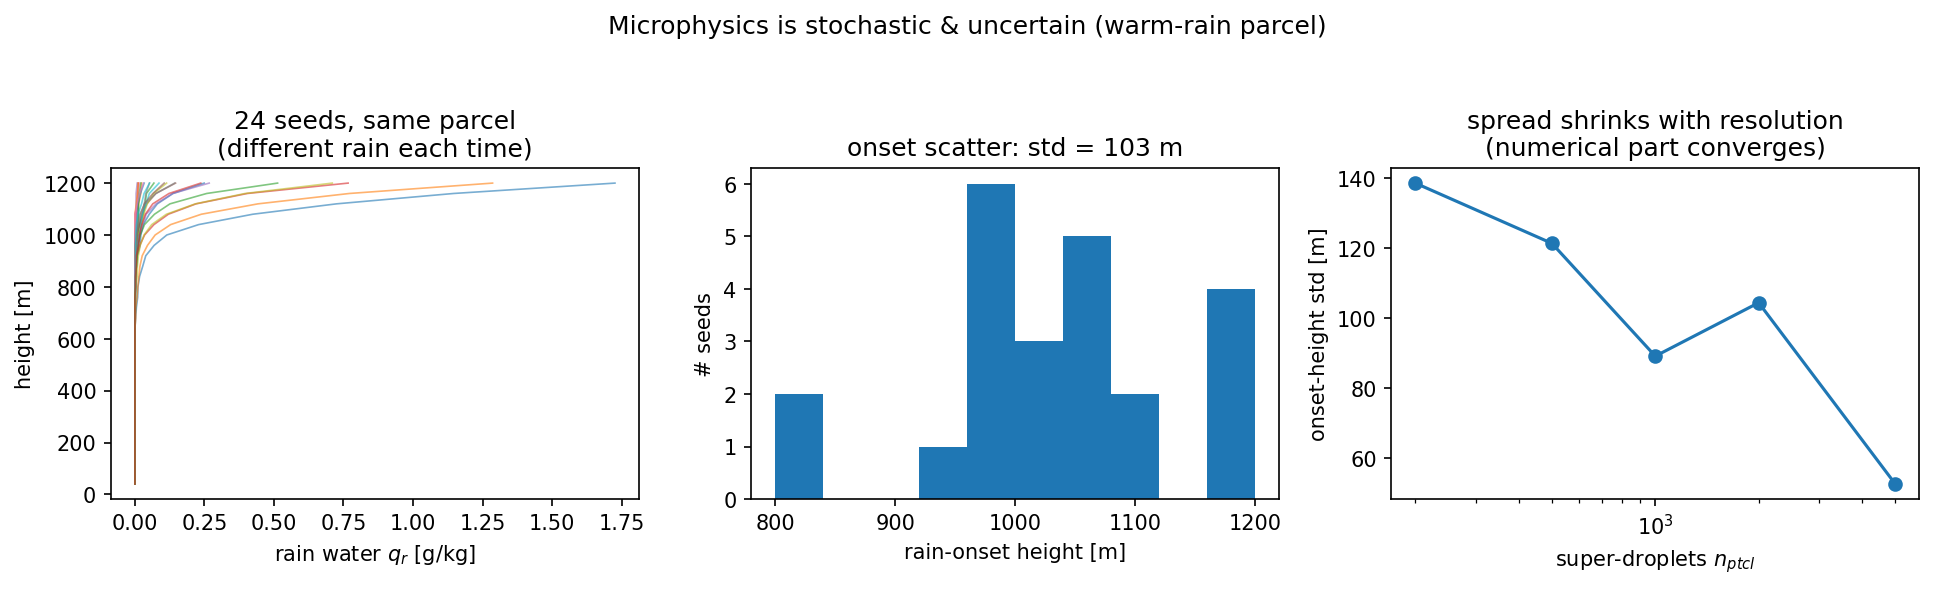

Write the Python code that produced this figure.
"""Stochastic, uncertain microphysics -- a parcel-model demonstrator.

Runs the IDENTICAL warm-cloud parcel many times with different random seeds and
shows that warm-rain initiation is not deterministic: rain onset and rain amount
scatter widely. Then shows that this spread is partly numerical (it shrinks as the
super-droplet count grows) but stays large near the rain threshold (physical
sensitivity).

    python -m examples.uncertainty_demo     # writes examples/uncertainty_demo.png
"""
import numpy as np

from droplab.uncertainty import seed_ensemble, spread_vs_resolution

# A clean parcel tuned near the warm-rain threshold (maximally sensitive).
CFG = dict(RH=0.98, w=1.0, N_raw=(60.0,), mu_um=(0.08,), sig=(1.6,),
           kappa=0.6, collisions=True, dt=1.0)


def main():
    import matplotlib
    matplotlib.use("Agg")
    import matplotlib.pyplot as plt

    # A) seed ensemble at fixed resolution
    ens = seed_ensemble(n_members=24, n_ptcl=1000, nt=1200, **CFG)
    print("== Stochastic microphysics (24 seeds, identical parcel, n_ptcl=1000) ==")
    print(f"  rain-onset height: mean depends on seed; spread (std) = {ens['onset_z_std']:.0f} m")
    print(f"  final rain water qr: mean = {ens['final_qr_mean']:.3f} g/kg, "
          f"CoV = {ens['final_qr_cov']:.2f}  (seed-to-seed!)")
    print(f"  fraction of seeds that rained = {ens['rain_fraction']:.0%}")

    # B) spread vs super-droplet count
    res = spread_vs_resolution([200, 500, 1000, 2000, 5000], n_members=12, nt=1200, **CFG)
    print("== Convergence: seed spread vs super-droplet count ==")
    for n, s, c in zip(res["n_ptcl"], res["onset_z_std"], res["final_qr_cov"]):
        print(f"  n_ptcl={n:5.0f}  onset-height std = {s:5.0f} m   final-qr CoV = {c:.2f}")

    fig, ax = plt.subplots(1, 3, figsize=(13, 3.8))
    # A1: qr vs height, one line per seed
    for m in ens["members"]:
        ax[0].plot(m["qr"], m["z"], lw=0.8, alpha=0.6)
    ax[0].set_xlabel("rain water $q_r$ [g/kg]"); ax[0].set_ylabel("height [m]")
    ax[0].set_title("24 seeds, same parcel\n(different rain each time)")
    # A2: histogram of rain-onset height
    onz = ens["onset_z"][np.isfinite(ens["onset_z"])]
    ax[1].hist(onz, bins=10)
    ax[1].set_xlabel("rain-onset height [m]"); ax[1].set_ylabel("# seeds")
    ax[1].set_title(f"onset scatter: std = {ens['onset_z_std']:.0f} m")
    # B: spread vs resolution
    ax[2].plot(res["n_ptcl"], res["onset_z_std"], "o-")
    ax[2].set_xscale("log")
    ax[2].set_xlabel("super-droplets $n_{ptcl}$"); ax[2].set_ylabel("onset-height std [m]")
    ax[2].set_title("spread shrinks with resolution\n(numerical part converges)")
    fig.suptitle("Microphysics is stochastic & uncertain (warm-rain parcel)", y=1.03)
    fig.tight_layout()
    fig.savefig("examples/uncertainty_demo.png", dpi=150, bbox_inches="tight")
    print("wrote examples/uncertainty_demo.png")


if __name__ == "__main__":
    main()
